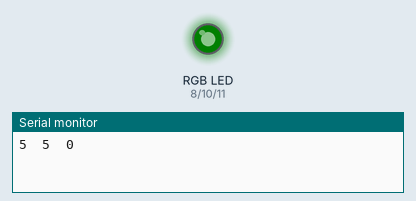
Simulated run of this sketch. Board: Arduino Uno, built with avr-gcc and run on an emulated ATmega328P. On the bench: an RGB LED mixed from three pins (HIGH = lit), the last lines printed to the serial monitor. Dim RGB values are drawn brighter than linear.

Above: at 0.05 s.
At 1.3 s:
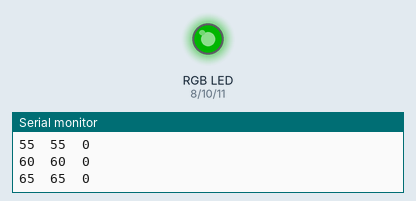
At 2.55 s:
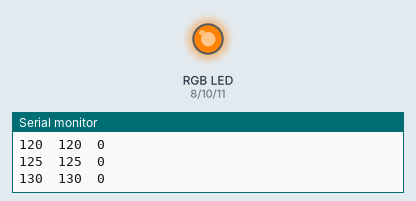
At 5.1 s:
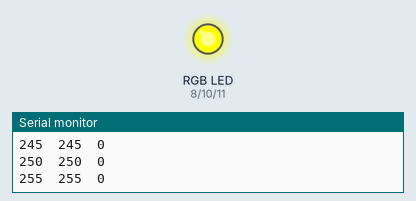
Timing chart, 0 to 6.8 s (numbered marks = the images above):
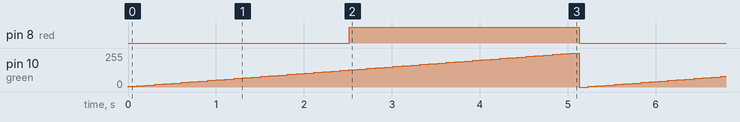

Measured:
- by itself, pin 8 (red): alternates HIGH for 2.6 s and LOW for 2.6 s
- by itself, pin 10 (green): ramps from 0/255 to 255/255 and jumps back, once every 5.2 s

The sketch:

MapRGB.ino
```cpp
//MapRGB.ino
const int red = 8;
const int green = 10;
const int blue = 11;

int redVal;
int greenVal;
int blueVal;

int newRed = 0;
int newGreen = 0;
int newBlue = 0;

int lightness = 0;

void setup() {
  // put your setup code here, to run once:
  Serial.begin(9600);
}

void loop() {

	redVal = 100;
	greenVal = 100;
	blueVal = 0;

	lightness+=5;
	if (lightness>255)
		lightness = 0;

	newRed = map(redVal, 0, 100, 0, lightness);
	newGreen = map(greenVal, 0, 100, 0, lightness);
	newBlue = map(blueVal, 0, 100, 0, lightness);

	analogWrite(red, newRed);
	analogWrite(green, newGreen);
	analogWrite(blue, newBlue);

	Serial.print(newRed);
	Serial.print("\t");
	Serial.print(newGreen);
	Serial.print("\t");
	Serial.println(newBlue);

	delay(100);
}
```
